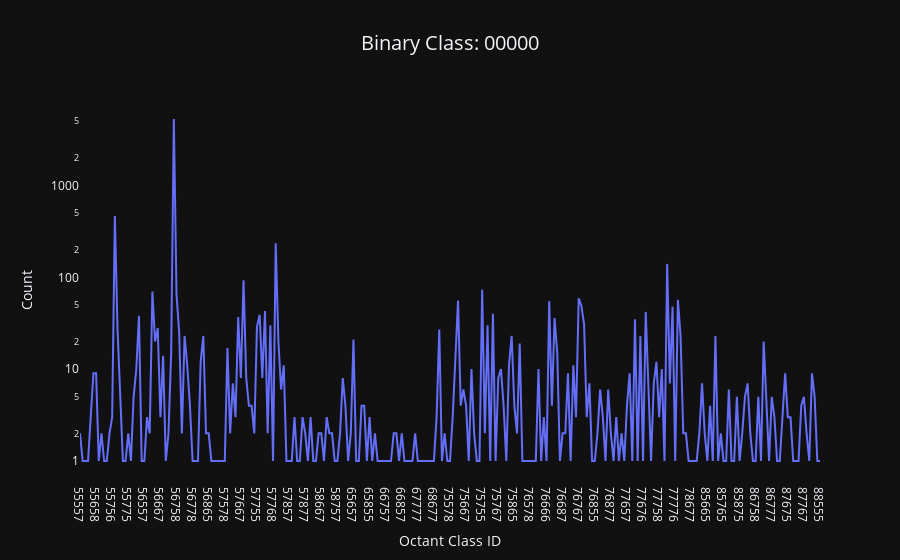
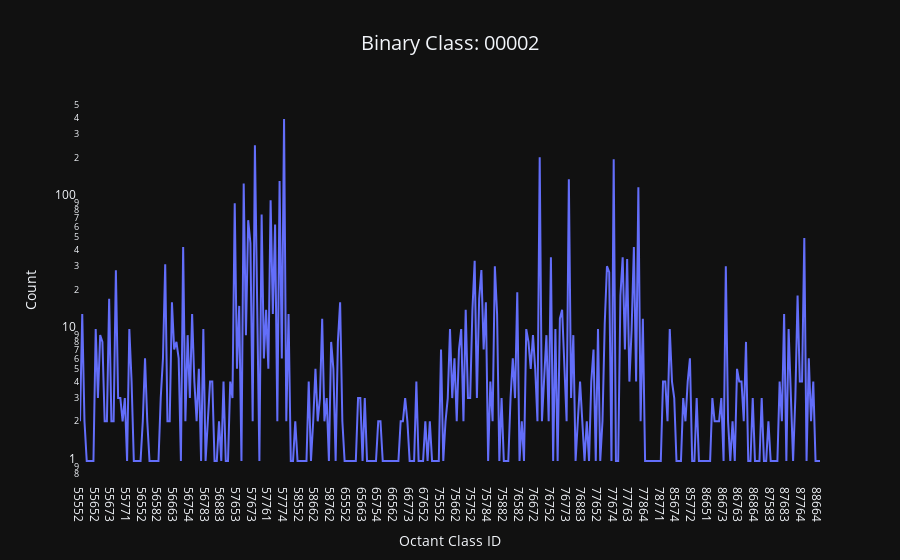
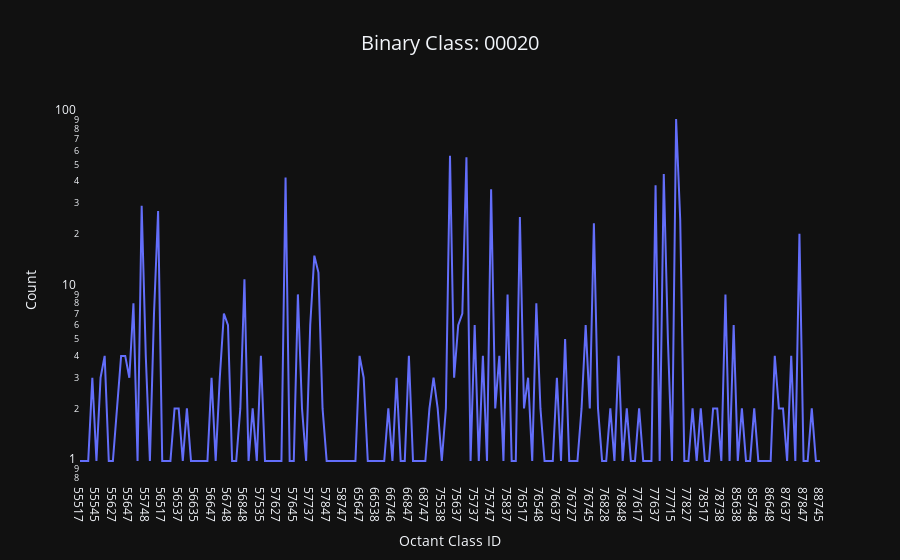
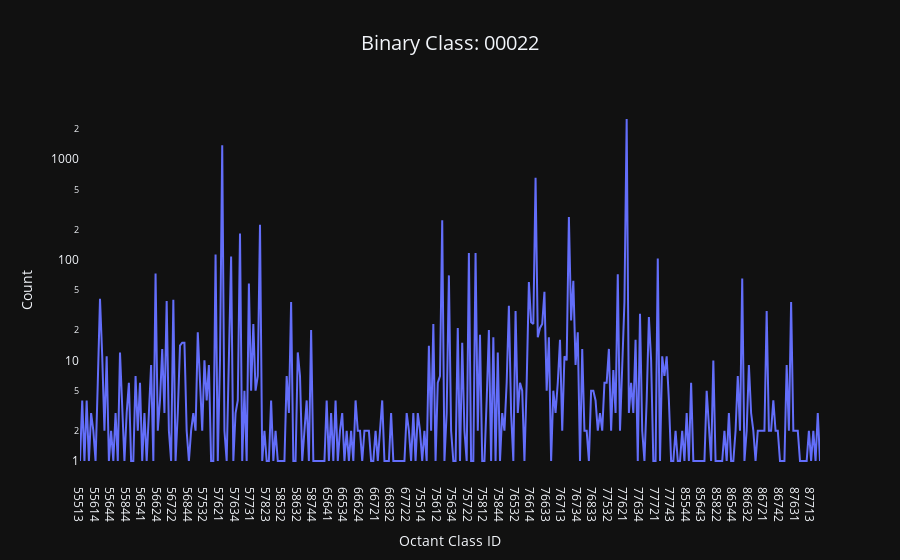

The code cell stored with these charts, in order, in its notebook:
### Code cell
# plot the sextant class incidence as a function of binary class input. Generates 32 graphs

PDB_SS.plot_binary_to_eightclass_incidence(theme="auto", save=False, savedir=str(BINARY))

### Figure 1 — Plotly figure (JSON) as saved in the notebook; plotly's stock layout.template omitted (floating-point values rounded to 4 significant figures; data arrays with more than 128 entries replaced by an {"elided": "..."} marker saying what was removed)
{"data": [{"hovertemplate": "Octant Class ID=%{x}<br>Count=%{y}<extra></extra>", "legendgroup": "", "line": {"color": "#636efa", "dash": "solid"}, "marker": {"symbol": "circle"}, "mode": "lines", "name": "", "orientation": "v", "showlegend": false, "type": "scatter", "x": {"elided": "277 str values"}, "xaxis": "x", "y": {"elided": "277 int values"}, "yaxis": "y"}], "layout": {"autosize": true, "legend": {"tracegroupgap": 0}, "showlegend": true, "title": {"font": {"size": 20}, "text": "Binary Class: 00000", "x": 0.5}, "xaxis": {"anchor": "y", "domain": [0, 1], "showgrid": false, "title": {"text": "Octant Class ID"}}, "yaxis": {"anchor": "x", "domain": [0, 1], "showgrid": false, "title": {"text": "Count"}, "type": "log"}}}

### Figure 2 — Plotly figure (JSON) as saved in the notebook; plotly's stock layout.template omitted (floating-point values rounded to 4 significant figures; data arrays with more than 128 entries replaced by an {"elided": "..."} marker saying what was removed)
{"data": [{"hovertemplate": "Octant Class ID=%{x}<br>Count=%{y}<extra></extra>", "legendgroup": "", "line": {"color": "#636efa", "dash": "solid"}, "marker": {"symbol": "circle"}, "mode": "lines", "name": "", "orientation": "v", "showlegend": false, "type": "scatter", "x": {"elided": "331 str values"}, "xaxis": "x", "y": {"elided": "331 int values"}, "yaxis": "y"}], "layout": {"autosize": true, "legend": {"tracegroupgap": 0}, "showlegend": true, "title": {"font": {"size": 20}, "text": "Binary Class: 00002", "x": 0.5}, "xaxis": {"anchor": "y", "domain": [0, 1], "showgrid": false, "title": {"text": "Octant Class ID"}}, "yaxis": {"anchor": "x", "domain": [0, 1], "showgrid": false, "title": {"text": "Count"}, "type": "log"}}}

### Figure 3 — Plotly figure (JSON) as saved in the notebook; plotly's stock layout.template omitted (floating-point values rounded to 4 significant figures; data arrays with more than 128 entries replaced by an {"elided": "..."} marker saying what was removed)
{"data": [{"hovertemplate": "Octant Class ID=%{x}<br>Count=%{y}<extra></extra>", "legendgroup": "", "line": {"color": "#636efa", "dash": "solid"}, "marker": {"symbol": "circle"}, "mode": "lines", "name": "", "orientation": "v", "showlegend": false, "type": "scatter", "x": {"elided": "181 str values"}, "xaxis": "x", "y": {"elided": "181 int values"}, "yaxis": "y"}], "layout": {"autosize": true, "legend": {"tracegroupgap": 0}, "showlegend": true, "title": {"font": {"size": 20}, "text": "Binary Class: 00020", "x": 0.5}, "xaxis": {"anchor": "y", "domain": [0, 1], "showgrid": false, "title": {"text": "Octant Class ID"}}, "yaxis": {"anchor": "x", "domain": [0, 1], "showgrid": false, "title": {"text": "Count"}, "type": "log"}}}

### Figure 4 — Plotly figure (JSON) as saved in the notebook; plotly's stock layout.template omitted (floating-point values rounded to 4 significant figures; data arrays with more than 128 entries replaced by an {"elided": "..."} marker saying what was removed)
{"data": [{"hovertemplate": "Octant Class ID=%{x}<br>Count=%{y}<extra></extra>", "legendgroup": "", "line": {"color": "#636efa", "dash": "solid"}, "marker": {"symbol": "circle"}, "mode": "lines", "name": "", "orientation": "v", "showlegend": false, "type": "scatter", "x": {"elided": "334 str values"}, "xaxis": "x", "y": {"elided": "334 int values"}, "yaxis": "y"}], "layout": {"autosize": true, "legend": {"tracegroupgap": 0}, "showlegend": true, "title": {"font": {"size": 20}, "text": "Binary Class: 00022", "x": 0.5}, "xaxis": {"anchor": "y", "domain": [0, 1], "showgrid": false, "title": {"text": "Octant Class ID"}}, "yaxis": {"anchor": "x", "domain": [0, 1], "showgrid": false, "title": {"text": "Count"}, "type": "log"}}}
